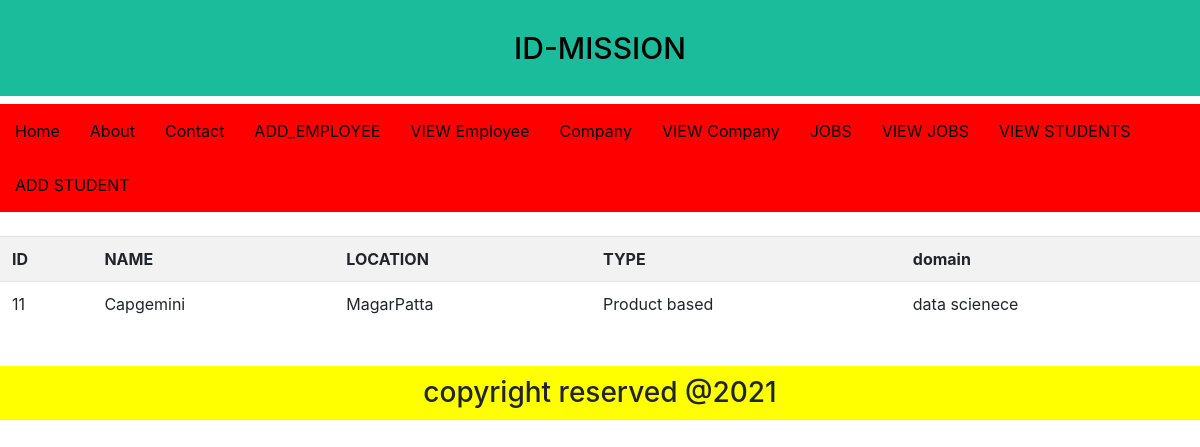
The page /Cmp/detail/11/ on the database its author committed.
### CompanyApp/models.py (models this page shows, shortened)
class Company(models.Model):
    name = models.CharField(max_length=20)
    loc = models.CharField(max_length=20)
    type = models.CharField(max_length=20,choices=ch)
    domain = models.CharField(max_length=20)

### CompanyApp/views.py (the view)
# urls.py: path('detail/<int:pk>/',views.CompanyDetailView.as_view(), name='detail'),
class CompanyDetailView(DetailView):
    model = Company
    template_name = 'CompanyApp/comp_detail.html'

### templates/CompanyApp/comp_detail.html
{% extends 'EmployeeApp/base.html' %}
{% block content %}
<table class="table table-striped">
    <tr>
        <th>ID</th>
        <th>NAME</th>
        <th>LOCATION</th>
        <th>TYPE</th>
        <th>domain</th>
    </tr>
    <tr>
        <td>{{object.id}}</td>
        <td>{{object.name}}</td>
        <td>{{object.loc}}</td>
        <td>{{object.type}}</td>
        <td>{{object.domain}}</td>
    </tr>
</table>
{% endblock %}

### rows shown on the page
Company: id "11", name "Capgemini", loc "MagarPatta", type "Product based", domain "data scienece"
